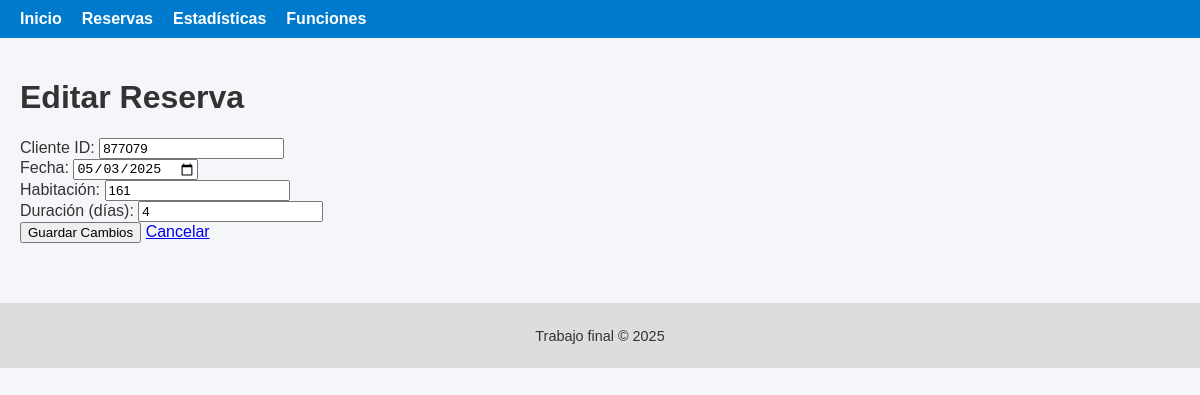
/reservas/editar/103, run on the app's committed database.
### app/models.py (models this page shows)
class Reserva(db.Model):
    __tablename__ = 'reservas'
    id = db.Column(db.Integer, primary_key=True)
    cliente_id = db.Column(db.Integer, nullable=False)
    fecha = db.Column(db.String(10), nullable=False)
    habitacion = db.Column(db.Integer, nullable=False)
    duracion = db.Column(db.Integer, nullable=False)

### app/routes/crud.py (the view, shortened to what this page needs)
@bp.route('/reservas/editar/<int:id>', methods=['GET', 'POST'])
def editar_reserva(id):
    reserva = Reserva.query.get_or_404(id)
    return render_template('editar_reserva.html', reserva=reserva)

### app/templates/editar_reserva.html (shortened to what this page needs)
{% extends 'base.html' %}
{% block content %}
<h1>Editar Reserva</h1>
<form method="post">
    <label for="cliente_id">Cliente ID:</label>
    <input type="number" name="cliente_id" value="{{ reserva.cliente_id }}" required><br>
    <label for="fecha">Fecha:</label>
    <input type="date" name="fecha" value="{{ reserva.fecha }}" required><br>
    <label for="habitacion">Habitación:</label>
    <input type="number" name="habitacion" value="{{ reserva.habitacion }}" required><br>
    <label for="duracion">Duración (días):</label>
    <input type="number" name="duracion" value="{{ reserva.duracion }}" required><br>
    <button type="submit">Guardar Cambios</button>
    <a href="{{ url_for('crud.reservas') }}">Cancelar</a>
</form>
{% endblock %}

### app/static/css/main.css (style rules this page uses)
body { font-family: Arial, sans-serif; margin: 0; padding: 0; background-color: #f4f6f9; color: #333; }

### data on the page
Reserva: cliente_id "877079", fecha "05/03/2025", habitacion "161", duracion "4"
